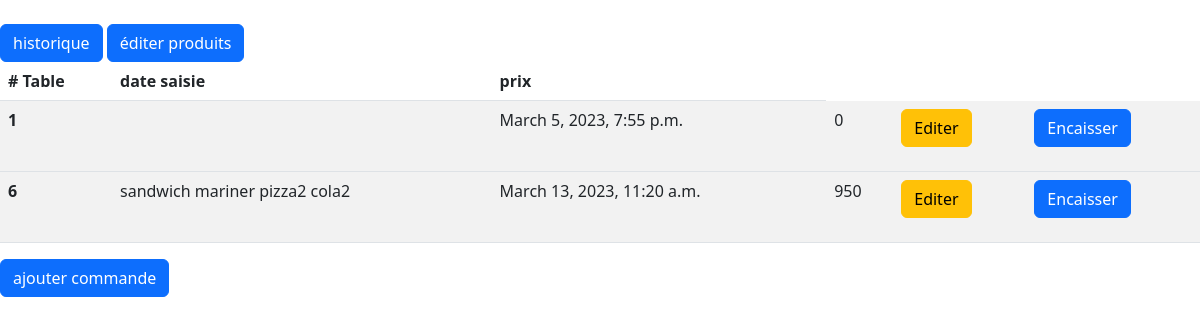
/caissierAdmin, run on an earlier commit of the app's database.
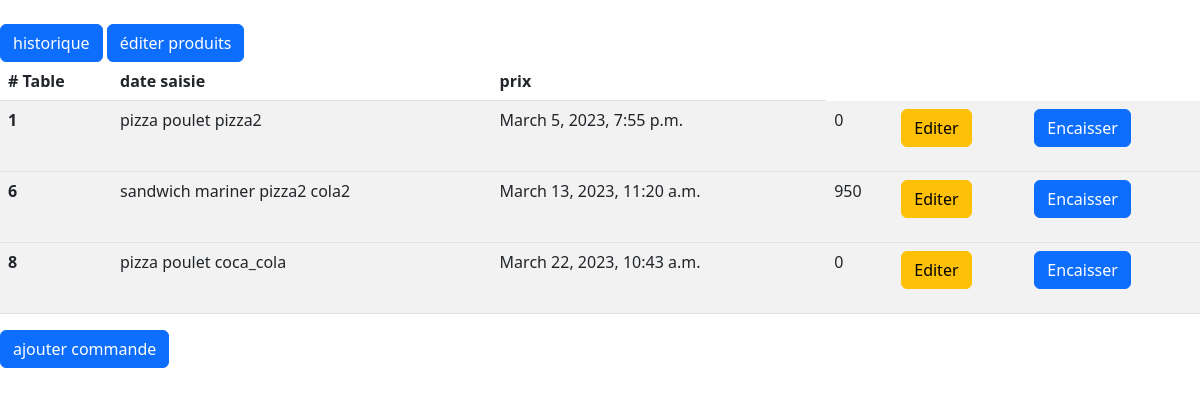
And on a later commit of the database.
### main/models.py (models this page shows, shortened)
class Command(models.Model):
    commtypeChoices = [('1','emporter'),('2','a table')]
    commType = models.CharField(max_length=1,help_text='choisit le type de la command',choices=commtypeChoices,verbose_name='type de command')
    tableNum = models.IntegerField(null=False,help_text='enter le numero de la table',verbose_name='numero de table')
    prods = models.ManyToManyField(Products)
    dateComm = models.DateTimeField(auto_now_add=True,verbose_name='temps creation de la command')
    prods_quantity=models.CharField(max_length=750,default="{}")
    encaisser = models.BooleanField(verbose_name='status d encaissemnt',default=False)
    encaissementTime = models.DateTimeField(auto_now_add=True,verbose_name='temps encaissement')
    flaged = models.BooleanField(verbose_name='modification au command')
    commPrice = models.IntegerField(verbose_name='prix total command',default=0,null=False)

class Products(models.Model):
    prodCatChoices = [
        ('1', 'Traditionelle'),
        ('2', 'Modern'),
        ('3', 'Boissant')
    ]
    prodName = models.CharField(max_length=30,null=False,help_text='entrer le nom de produit',verbose_name='nom de produit')
    prodPrix = models.IntegerField(null=False,help_text='prix de produit',verbose_name='prix de produit')
    prodCat = models.CharField(max_length=1,choices=prodCatChoices,null=False,help_text='choisit la categorie de ce produit',verbose_name='categorie de produit')
    isActive = models.BooleanField(help_text='activer ou desactiver ce produit', verbose_name='status de produit',default=True)
    img=models.ImageField(default='default.jpg',upload_to='profile_pics')

### main/views.py (the view)
# urls.py: path('caissierAdmin', caissierAdminView, name='caissierAdmin'),
def caissierAdminView(request):
    context = {}
    context['commands'] = Command.objects.all()
    return render(request,"main/caissierAdmin.html",context)

### main/templates/main/caissierAdmin.html (shortened to what this page needs)
{% extends 'base.html'%}
{% block body%}
    <span >
      <button class="btn btn-primary" type="submit" name="button_ajouter" >historique</button>
      <a href="editer-products"><button class="btn btn-primary"> éditer produits</button></a>
    </span>
    <table class="table table-hover table-striped" id="widget">
        <thead>
          <tr>
            <th scope="col"># Table</th>
            <th scope="col">date saisie</th>
            <th scope="col">prix</th>
        </tr>
        </thead>
                  {% for command in commands %}
                  {% if command.encaisser is False %}
                  <tbody  >
                    <tr id="commTr_{{command.id}}">
                      <th scope="row">{{command.id}}</th>
                      <td>{% for prod in command.prods.all%}
                        {{prod.prodName}}
                        {% endfor %}
                      </td>
                      <td>{{command.dateComm}}</td>
                      <td>{{command.commPrice}}</td>
                      <td><form method="post" action="editer-command">{% csrf_token %}
                          <button class="btn btn-warning" type="submit" name="edit" value={{command.id}}>Editer</button>
                          </form>
                      </td>
                      <td>
                          <button class="btn btn-primary process-button"  name="encaissment" value={{command.id}} onclick="removeComm(this)">Encaisser</button>
                      </td>
                    </tr>
                  </tbody>
                  {% endif %}
                  {% endfor %}
      </table>
      <a href="ajouter-command"><button class="btn btn-primary" type="submit" name="button_ajouter" >ajouter commande</button></a>
{% endblock body%}

What changed in the data, as far as the page shows it:
changed Command "March 5, 2023, 7:55 p.m.": gains Products (prodName "pizza2")
now on this page (row unchanged): Products: prodName "pizza poulet"
added Command: id "8", dateComm "March 22, 2023, 10:43 a.m.", commPrice "0"
now on this page (row unchanged): Products: prodName "coca_cola", shown under "8"
